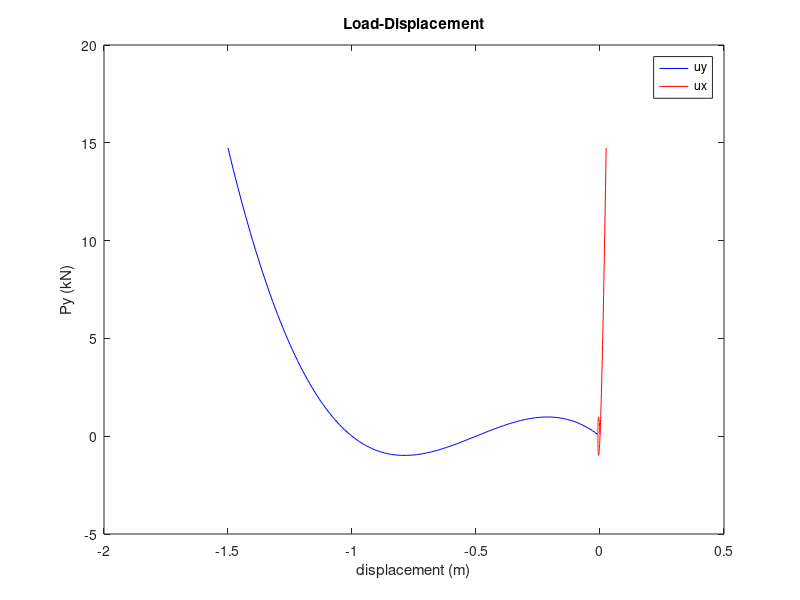
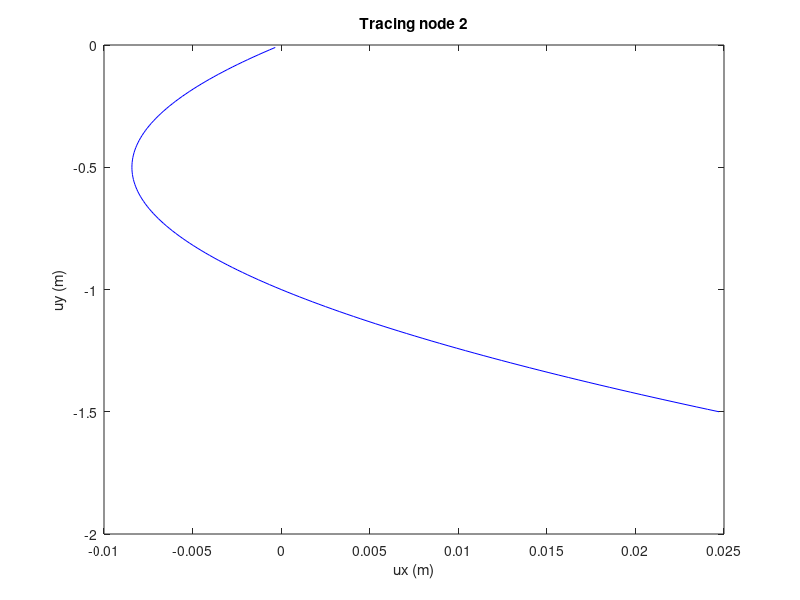

Source code (MATLAB) for these figures, in order:
% set initial conditions
EA = 2100;
nDof = 2;
I = eye(nDof);
u = [0,0];
Lavec = [5.5,0.5];
Lbvec = [-4,0.5];
La = sqrt(dot(Lavec,Lavec));
Lb = sqrt(dot(Lbvec,Lbvec));
Na = Lavec/La;
Nb = Lbvec/Lb;
P = [0,-0.999];

% solution placeholders
Ans = zeros();
iter = zeros();

% initialize
ev = [0,1];
R = [0;0];
ka = EA/La*(Na'*Na); 
kb = EA/Lb*(Nb'*Nb);
kt = ka+kb;
gu = dot(ev,u)+0.01;
du0 = -(kt\R);
u1 = -(kt\P');
dlambda = -(gu+dot(ev,du0))/dot(ev,u1');
lambda = dlambda;
u = du0'+(u1*dlambda)';


% solve
for i = 1:150
    u(2) = 0-.01*i;
    for it = 1:1000
        lavec = Lavec+u;
        lbvec = Lbvec+u;
        la = sqrt(dot(lavec,lavec));
        lb = sqrt(dot(lbvec,lbvec));
        na = lavec/la;
        nb = lbvec/lb;
        straina = log(la/La);
        strainb = log(lb/Lb);
        fa = EA*straina;
        fb = EA*strainb;
        ka = EA/la*(na'*na) + fa/la*(I - na'*na);
        kb = EA/lb*(nb'*nb) + fb/lb*(I - nb'*nb);
        kt = ka+kb;
        R = P'*lambda + fb*nb' + fa*na';
        if norm(R+gu) < 10*10^-10
            Ans(i,1) = [P(2)*lambda];
            Ans(i,2) = u(1);
            iter(i) = it;
            break
        else
        gu = dot(ev,u)-(0-.01*i);
        du0 = -(kt\R);
        u1 = -(kt\P');
        dlambda = -(gu+dot(ev,du0))/dot(ev,u1');
        lambda = lambda + dlambda;
        u = u+ du0'+(u1*dlambda)';
        end
    end
end

% plot load-displacement 
v = -0.01:-.01:-1.5;
figure
plot(v,Ans(:,1),'b',Ans(:,2),Ans(:,1),'r')
title('Load-Displacement')
xlabel('displacement (m)')
ylabel('Py (kN)')
legend('uy','ux')

% plot displacement of node 2
figure
plot(Ans(:,2),v,'b')
title('Tracing node 2')
xlabel('ux (m)')
ylabel('uy (m)')

